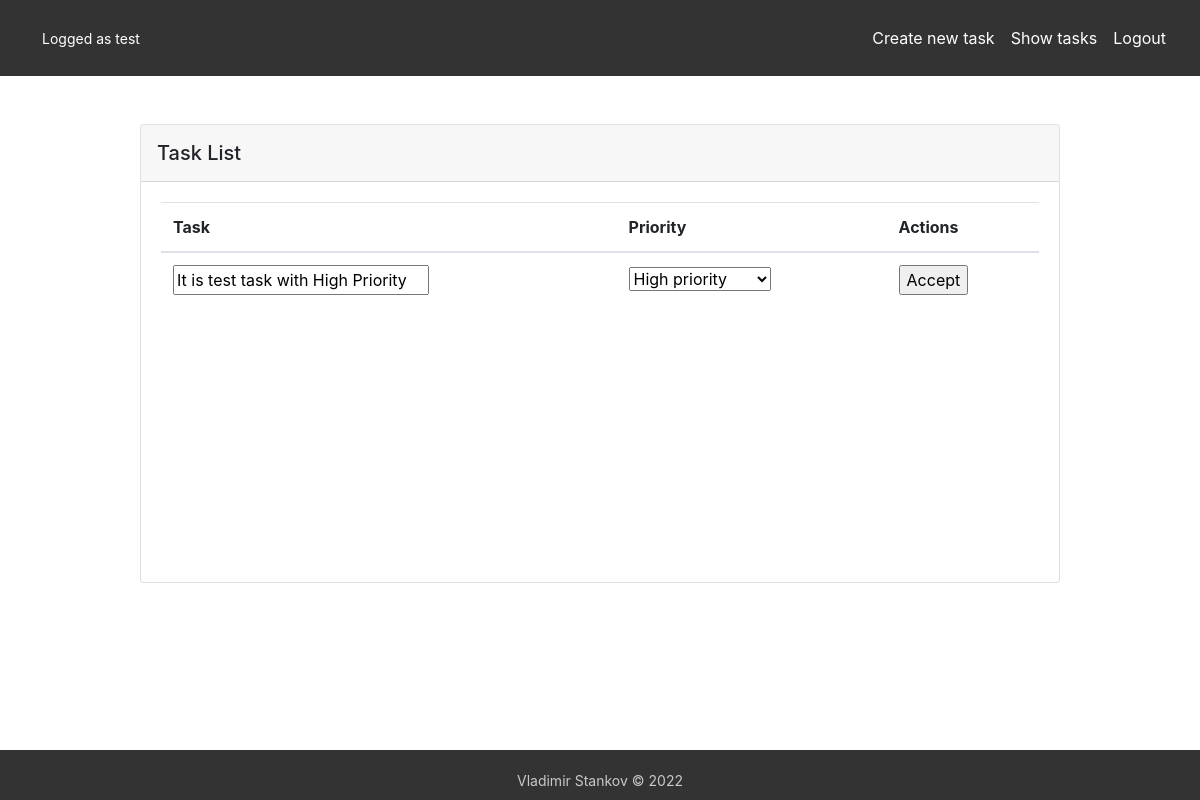
The app's page /edit/7 (signed in) with its own data.
### flask_app.py (models this page shows, shortened)
class User(db.Model, UserMixin):
    id = db.Column(db.Integer, primary_key=True)
    username = db.Column(db.String(20), unique=True, nullable=False)
    password = db.Column(db.String(60), nullable=False)

class Task(db.Model):
    id = db.Column(db.Integer, primary_key=True)
    task_name = db.Column(db.String(255))
    priority = db.Column(db.String(255))
    status = db.Column(db.Integer)
    todo_owner = db.Column(db.Integer, db.ForeignKey('user.id'))

### flask_app.py (the view)
@app.route('/edit/<int:task_id>', methods=['GET', 'POST'])
@login_required
def edit(task_id):
    form = task_edit_form.EditTaskForm()
    try:
        task = Task.query.filter_by(id=task_id).first()
    except:
        return 'There was a problem with the database at the edit page'
    if task is None:
        return redirect(url_for('main'))
    elif request.method == 'GET':
        form.task_name.data = task.task_name
        form.priority.data = task.priority
        return render_template('edit.html', form=form)
    elif request.method == 'POST':
        task.task_name = form.task_name.data
        task.priority = form.priority.data
        db.session.commit()
        return redirect(url_for('main'))
    return render_template('edit.html', form=form, task_id=task_id)

### services/forms/task_edit_form.py
class EditTaskForm(FlaskForm):
    task_name = StringField('Name', validators=[DataRequired()])
    priority = SelectField('Priority',
                           choices=[('High priority', 'High priority'), ('Medium priority', 'Medium priority'),
                                    ('Low priority', 'Low priority')])
    submit = SubmitField('Accept')

### flask_app.py (called while the page is built)
@login_manager.user_loader
def load_user(user_id):
    return User.query.get(int(user_id))

### templates/edit.html (shortened to what this page needs)
<!DOCTYPE html>
<html lang="en">
<head>
    <link rel="stylesheet" href="/static/styles/main.css">
    <link rel="stylesheet" href="/static/styles/alerts.css">
    <link rel="stylesheet" href="https://cdn.jsdelivr.net/npm/bootstrap@4.3.1/dist/css/bootstrap.min.css">
</head>
<body>
<header>
    <nav class="navbar navbar-expand-lg navbar-dark">
        <div class="hey">
            <a href="{{ url_for('main') }}" class="nav-item nav-link active" style="color: white">
                {% if current_user.is_authenticated %}
                Logged as {{ current_user.username }}
                {% endif %}
            </a>
        </div>
      <div class="collapse navbar-collapse" id="navbarNavAltMarkup">
        <div class="navbar-nav">
          <a class="nav-item nav-link active" href="{{ url_for('create') }}"> Create new task</a>
          <a class="nav-item nav-link active" href="{{ url_for('main')}}">Show tasks</a>
          <a class="nav-item nav-link active" href="{{ url_for('index')}}">Logout</a>
        </div>
      </div>
    </nav>
</header>
<section class="vh-50">
  <div class="container py-5 h-100">
    <div class="row d-flex justify-content-center align-items-center h-100">
      <div class="col-md-12 col-xl-10">
        <div class="card">
          <div class="card-header p-3">
            <h5 class="mb-0">Task List</h5>
          </div>
          <div class="card-body scrollDiv" data-mdb-perfect-scrollbar="true" style="position: relative; height: 400px">
            <table class="table mb-0">
              <thead>
                <tr>
                  <th scope="col">Task</th>
                  <th scope="col">Priority</th>
                  <th scope="col">Actions</th>
                </tr>
              </thead>
                <tbody>
                <form action="" method="post">
                    <tr class="fw-normal">
                    <td>
                        <span class="align-middle">{{ form.task_name }}</span>
                    </td>
                    <td>
                        <span class="align-middle">{{ form.priority }}</span>
                    </td>
                    <td>
                        <span class="align-middle">{{ form.submit }}</span>
                    </td>
                </form>
                </tbody>
            </table>
          </div>
        </div>
        </div>
        </div>
        </div>
        </section>
<footer>
    <p>Vladimir Stankov © 2022</p>
</footer>
</body>
</html>

### static/styles/main.css (style rules this page uses)
body { margin: 0; }
header { background-color: #333; text-align: center; padding: 10px; }
footer { position: absolute; bottom: 0; width: 100%; height: 50px; background: #333; padding: 20px; box-sizing: border-box; }
footer p { text-align: center; font-size: 14px; color: #C9C9C9; padding: 0; margin: 0; }
a { color: #C9C9C9; }
.navbar-nav { margin-left: auto; }
.hey { color: #C9C9C9; font-size: 14px; margin: 0; padding: 0; }
.scrollDiv { height:150px; overflow-y: scroll; }

### records on screen
User: username "test"
Task: task_name "It is test task with High Priority", priority "High priority"
